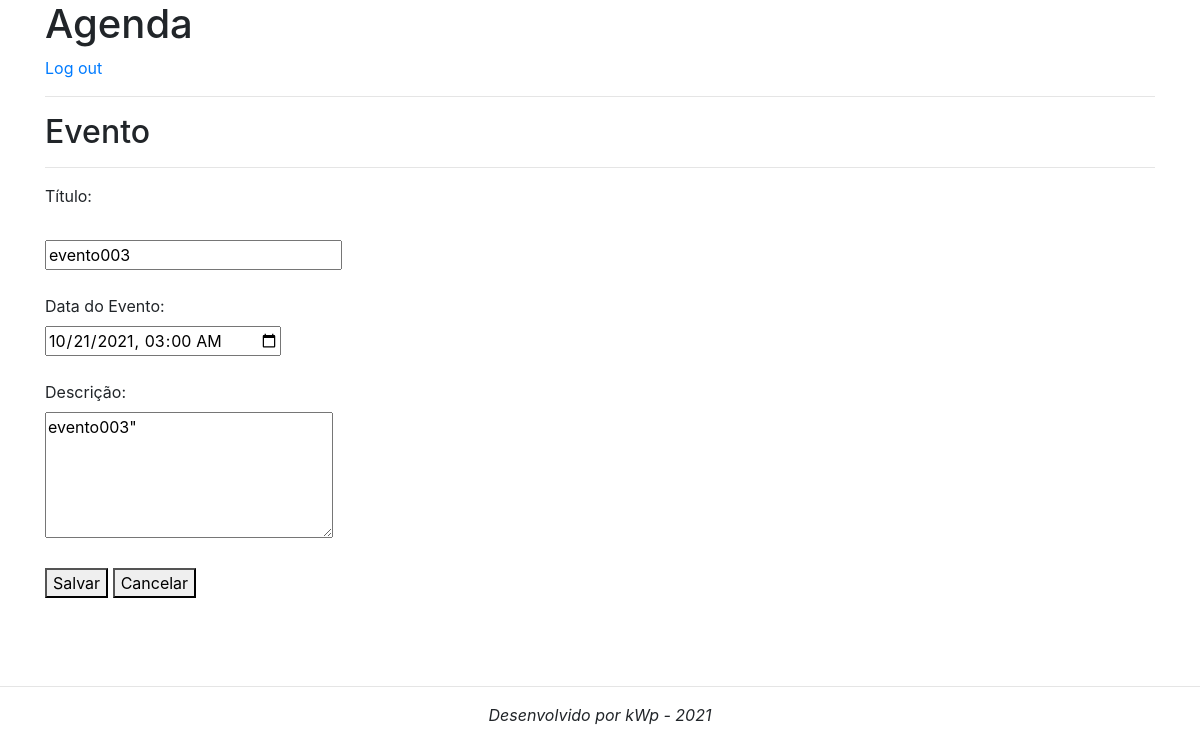
Page /agenda/evento/?id=3 (signed in) on the committed database.
### core/models.py (models this page shows, shortened)
class Evento(models.Model):
    titulo = models.CharField(max_length=100)
    descricao = models.TextField(blank=True, null=True)
    data_evento = models.DateTimeField(verbose_name='Data do Evento')
    data_criacao = models.DateTimeField(auto_now=True)
    usuario = models.ForeignKey(User, on_delete=models.CASCADE)
    class Meta:                             # altera o nome da tabela de Coreevento para evento
        db_table = 'evento'
    def get_data_input_evento(self):
        return self.data_evento.strftime('%Y-%m-%dT%H:%M')

### core/views.py (the view)
# urls.py: path('agenda/evento/', views.evento),
@login_required(login_url='/login/')
def evento(request):
    id_evento = request.GET.get('id')
    dados = {}
    if id_evento:
        dados['evento'] = Evento.objects.get(id=id_evento)
    return render(request, 'evento.html', dados)

### templates/evento.html (shortened to what this page needs)
{% extends "model-page.html" %}
{% block content %}
<div class="container">
    <h2>Evento</h2>
    <hr>
    <form action="submit" method="POST">{% csrf_token %}
        <label>Título:</label><br>
        <br>
        <input type="text" name="titulo" size="24" value="{{ evento.titulo }}">
        <br><br>
        <label>Data do Evento:</label><br>
        <input type="datetime-local" name="data_evento" value="{{ evento.get_data_input_evento }}">
        <br><br>
        <label>Descrição:</label><br>
        <textarea name="descricao" rows="5" cols="26">{{ evento.descricao }}"</textarea>
        <br><br>
        <button type="submit">Salvar</button>
        <a href="/">
            <button type="button">Cancelar</button>
        </a>
    </form>
</div>
{% endblock %}

### rows in the picture
Evento: titulo "evento003", data_evento "10/21/2021 03:00", descricao "evento003\""
